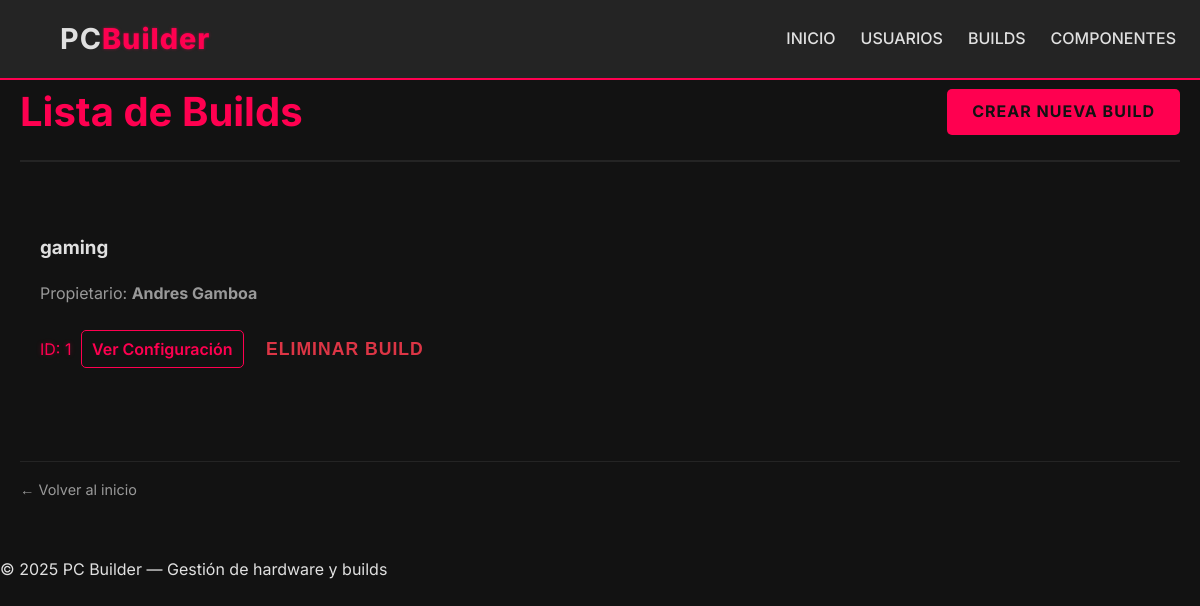
The page /builds/ on the database as committed earlier.
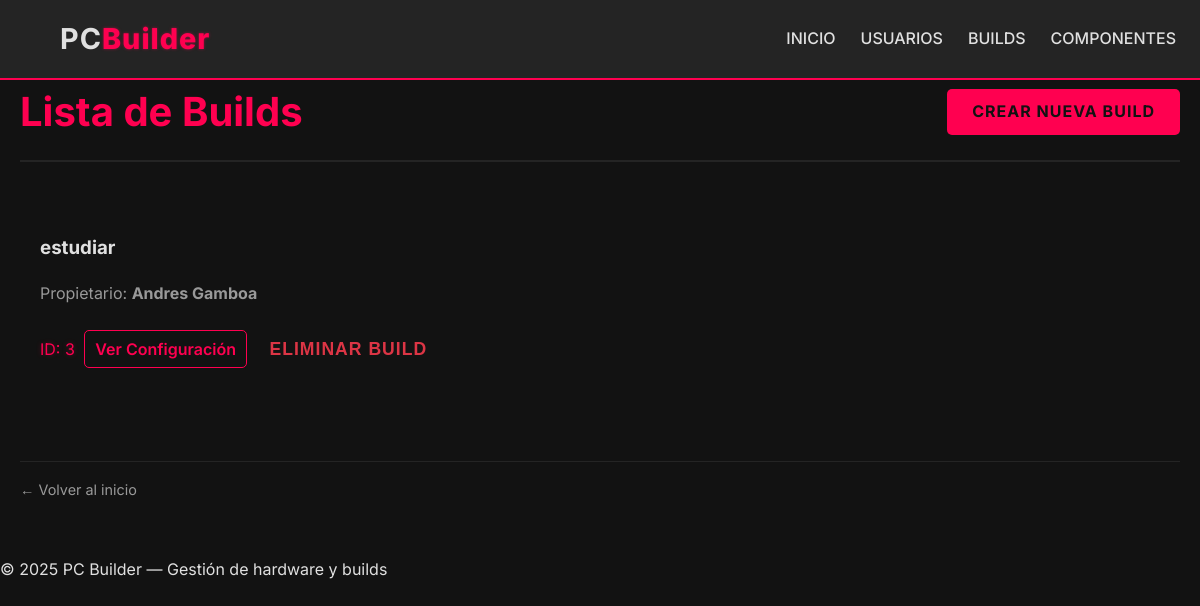
The same page on the database as committed later.
### models.py (models this page shows, shortened)
class Build(SQLModel, table=True):
    id: Optional[int] = Field(default=None, primary_key=True)
    name: str
    user_id: Optional[int] = Field(default=None, foreign_key="user.id")
    user: Optional[User] = Relationship(back_populates="builds")
    components: List["Component"] = Relationship(
        back_populates="builds", link_model=BuildComponentLink
    )
    configuration: Optional["Configuration"] = Relationship(
        back_populates="build", sa_relationship_kwargs={"uselist": False}
    )

class User(SQLModel, table=True):
    id: Optional[int] = Field(default=None, primary_key=True)
    name: str
    email: str
    image_url: Optional[str] = None
    builds: List["Build"] = Relationship(back_populates="user")

### router/build_router.py (the view)
@build_router.get("/", response_class=HTMLResponse)
def list_users(request: Request, session: Session = Depends(get_session)):
    builds = session.query(Build).all()
    return templates.TemplateResponse("builds/build_list.html",
                                      {"request": request, "builds": builds})

### templates/builds/build_list.html (shortened to what this page needs)
{% extends "base.html" %}
{% block content %}
<div class="page-header">
    <h2>Lista de Builds</h2>
    <a href="/builds/new" class="btn-primary">Crear nueva Build</a>
</div>
{% if builds %}
<div class="cards-grid build-grid-list"> {% for build in builds %}
    <div class="build-card card-list-item">
        <h3><a href="/builds/{{ build.id }}" class="build-link-title">{{ build.name }}</a></h3>
        <p class="build-user-info text-muted">
            {% if build.user %}
            Propietario: <strong>{{ build.user.name }}</strong>
            {% elif build.user_id %}
            Propietario ID: {{ build.user_id }}
            {% else %}
            Propietario no asignado
            {% endif %}
        </p>
        <div class="card-details">
            <span class="price accent-text">ID: {{ build.id }}</span>
            <a href="/builds/{{ build.id }}" class="btn-detail">Ver Configuración</a>
            <form action="/builds/{{ build.id }}/delete" method="post" style="display:inline;" onsubmit="return confirm('¿Eliminar build?');">
                <button type="submit" class="btn-icon btn-danger">Eliminar Build</button>
            </form>
        </div>
    </div>
    {% endfor %}
</div>
{% else %}
<div class="card text-center full-width-card">
    <p>No hay builds registradas.</p>
</div>
{% endif %}
<div class="back-link">
    <a href="/" class="btn-link">← Volver al inicio</a>
</div>
{% endblock %}

Rows that differ between the two databases and show on the page:
removed Build: name "gaming", user.name "Andres Gamboa", id "1"
added Build: name "estudiar", user.name "Andres Gamboa", id "3"
